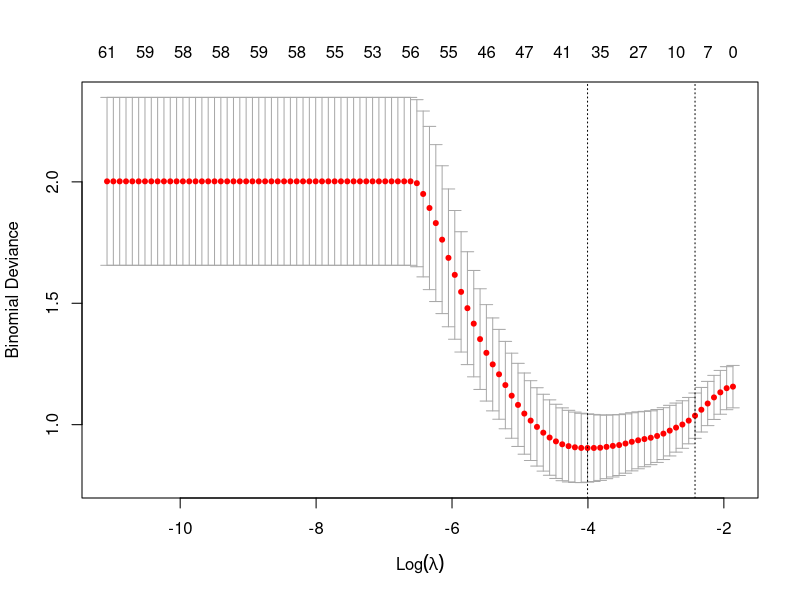
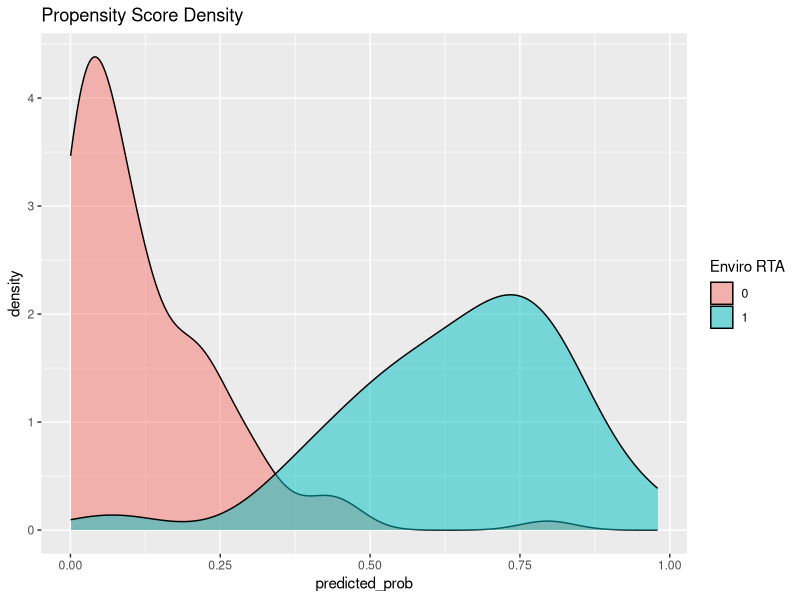

The R script that drew these images, in order:
library(glmnet)
library(dplyr)
library(fastDummies) # Install if needed: install.packages("fastDummies")
library(fastDummies)

df <- read.csv('rta_data.csv')
df_panel <- read.csv('rta_panel_full.csv')

# Filter to keep only RTAs present in the panel (Consistency check)
df <- df %>% filter(id %in% df_panel$id)

# Ensure 'agree_dev' is a factor and create dummy variables for it
df <- dummy_cols(df, select_columns = "agree_dev", 
                 remove_first_dummy = TRUE, 
                 remove_selected_columns = TRUE)

# Define Predictors (X) and Target (Y)
# We strictly exclude IDs, Outcomes, and Future Characteristics
target_var <- "enviro_rta"

exclude_cols <- c(
  "id", "Agreement", "parties", # IDs / Metadata
  "enviro_rta", "enviro_enforce_rta", # Target & Treatment characteristics
  "defor", "biodiv", "defor_enforce", "biodiv_enforce" # Outcomes (Bad controls)
)

x_data <- df %>% 
  select(where(is.numeric)) %>%
  select(-any_of(exclude_cols)) 

# Convert to Matrix for GLMNET
x_matrix <- data.matrix(x_data)
y_vector <- df[[target_var]]

# Run LASSO
# We use Cross-Validation to find the optimal Lambda
set.seed(123) # For reproducibility
cv_lasso <- cv.glmnet(x_matrix, y_vector, alpha = 1, family = "binomial")

cv_lasso$lambda.min  # Optimal lambda value

# View the coefficients chosen by the model
print(coef(cv_lasso, s = "lambda.min"))

# Predict Propensity Scores
# type="response" gives us the Probability (0 to 1)
probabilities <- predict(cv_lasso, newx = x_matrix, s = "lambda.min", type = "response")

# Add back to dataframe
df$predicted_prob <- as.vector(probabilities)

# Save for the Matching Step
write.csv(df, "rta_propensity.csv", row.names = FALSE)

# If these plots are completely separated, matching will fail.
library(ggplot2)

plot(cv_lasso)

ggplot(df, aes(x = predicted_prob, fill = as.factor(enviro_rta))) +
  geom_density(alpha = 0.5) +
  labs(title = "Propensity Score Density", fill = "Enviro RTA")
